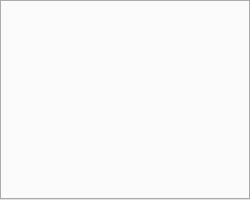
<?xml version="1.0" encoding="UTF-8"?>
<ui version="4.0">
 <class>BandDialog</class>
 <widget class="QDialog" name="BandDialog">
  <property name="geometry">
   <rect>
    <x>0</x>
    <y>0</y>
    <width>250</width>
    <height>200</height>
   </rect>
  </property>
  <property name="maximumSize">
   <size>
    <width>250</width>
    <height>200</height>
   </size>
  </property>
  <property name="windowTitle">
   <string/>
  </property>
  <property name="class" stdset="0">
   <string>toolbarDialog</string>
  </property>
  <widget class="QTabWidget" name="tabWidget">
   <property name="geometry">
    <rect>
     <x>0</x>
     <y>0</y>
     <width>250</width>
     <height>200</height>
    </rect>
   </property>
   <property name="currentIndex">
    <number>-1</number>
   </property>
   <property name="class" stdset="0">
    <string>toolbarDialogTabs</string>
   </property>
  </widget>
 </widget>
 <resources/>
 <connections/>
</ui>
